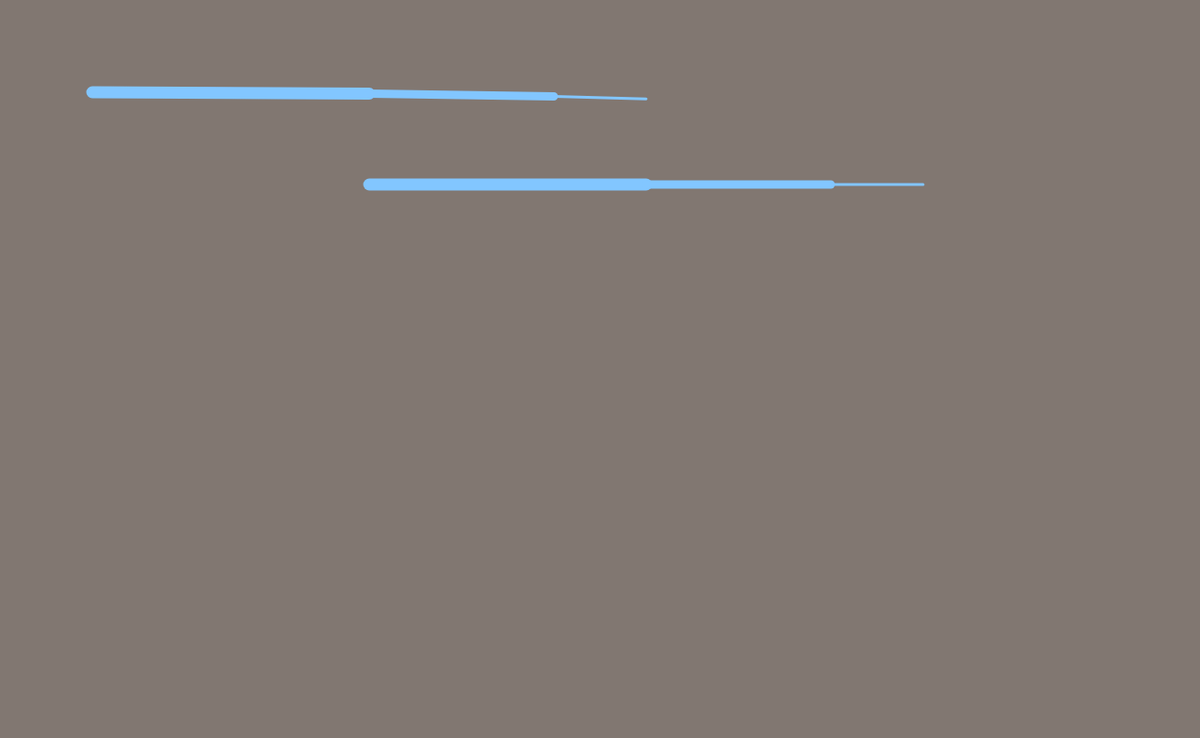
Frame 1 (no input)
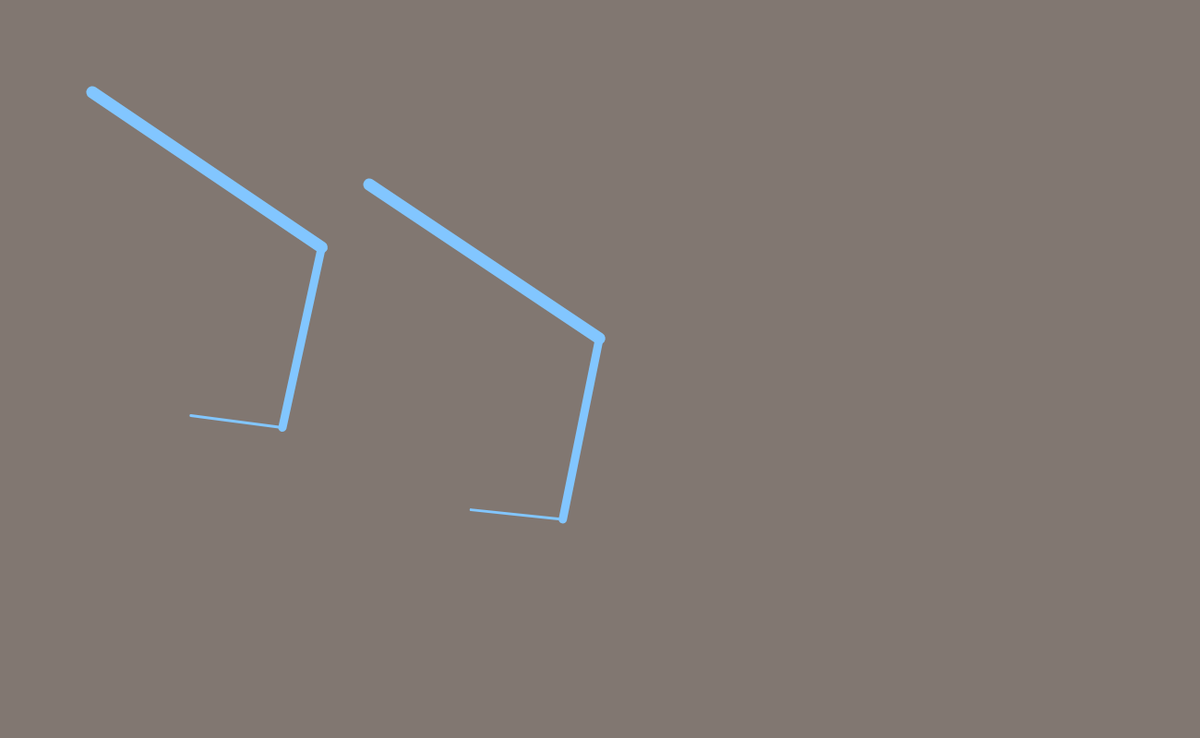
Frame 60 (no input)
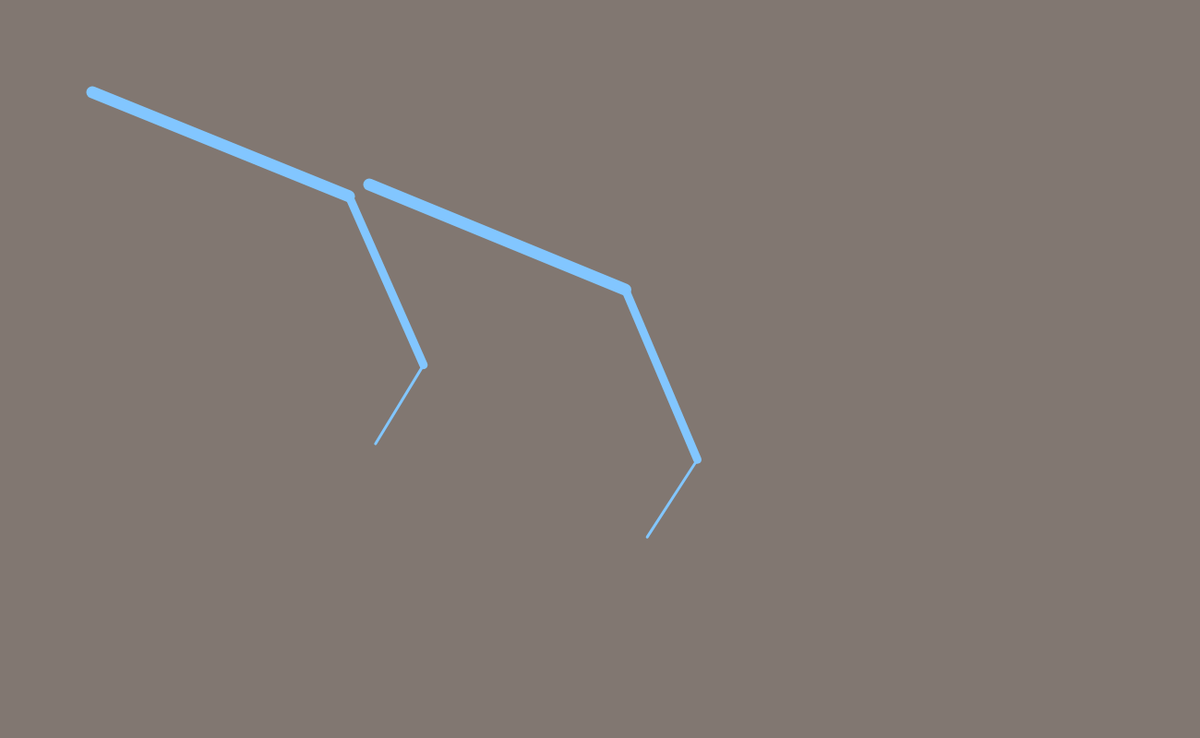
Frame 120 (the mouse pressed at the canvas centre since frame 60)

The p5.js sketch that drew these frames (run headless with seeded random() and noise() and a simulated clock; from frame 60 on, the mouse is pressed at the canvas centre):

// p5.js sketch
// ── sketch.js
var angle = 0
var speed = 0.005
var angleDirection = 1

function setup() {
  createCanvas(1300, 800);
  stroke(130, 198, 255);
}

function draw(){
  push();
  background(129, 119, 113);
  translate(400, 200); // first joint
  rotate(angle);
  strokeWeight(13);
  line(0, 0, 300, 0)
  translate(300, 0); // second joint
  rotate(angle*2);
  strokeWeight(9);
  line(0, 0, 200, 0);
  translate(200, 0); // third joint
  rotate(angle*2.5);
  strokeWeight(3);
  line(0, 0, 100, 0);

  angle+= speed*angleDirection
  if (angle > QUARTER_PI || angle < 0 ) {
    angleDirection*= -1
  }
  pop();
  strokeWeight(13);
  translate(100, 100);
  rotate(angle);
  line(0, 0, 300, 0)
  translate(300, 0);
  rotate(angle*2);
  strokeWeight(9);
  line(0, 0, 200, 0);
  translate(200, 0);
  rotate(angle*2.5);
  strokeWeight(3);
  line(0, 0, 100, 0);

  angle+= speed*angleDirection
  if (angle > QUARTER_PI || angle < 0 ) {
    angleDirection*= -1;
  }
}
